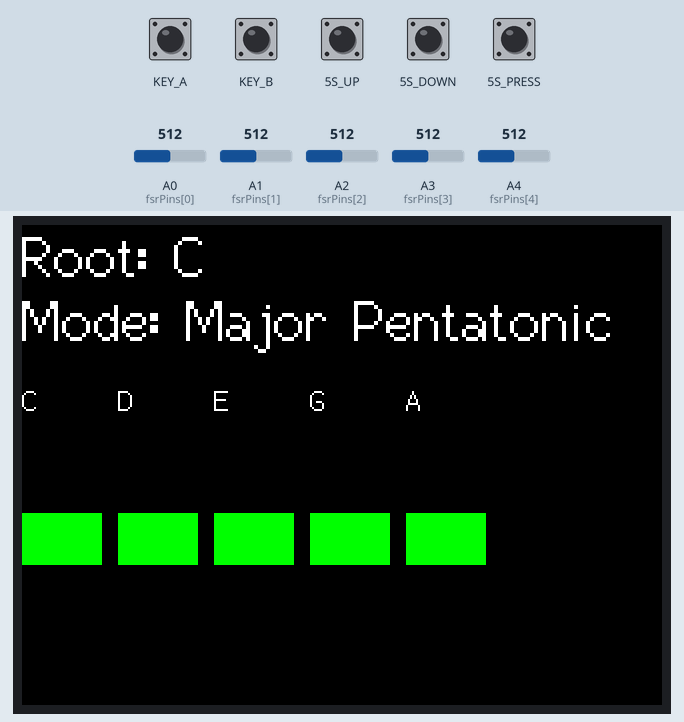
This sketch was run on a simulated Seeed Wio Terminal. On the bench: 320×240 colour display. The inputs (shaded band) are chosen by the test bench; at power-on: 5S_DOWN, 5S_PRESS, 5S_UP, KEY_A, KEY_B HIGH, A0 (fsrPins[0]) = 512, A1 (fsrPins[1]) = 512, A2 (fsrPins[2]) = 512, A3 (fsrPins[3]) = 512, A4 (fsrPins[4]) = 512. What the sketch prints to the serial monitor is not drawn.

Above: at 1.5 s.
1.6 s: 5S_UP pulled LOW for 1 s
At 3.3 s:
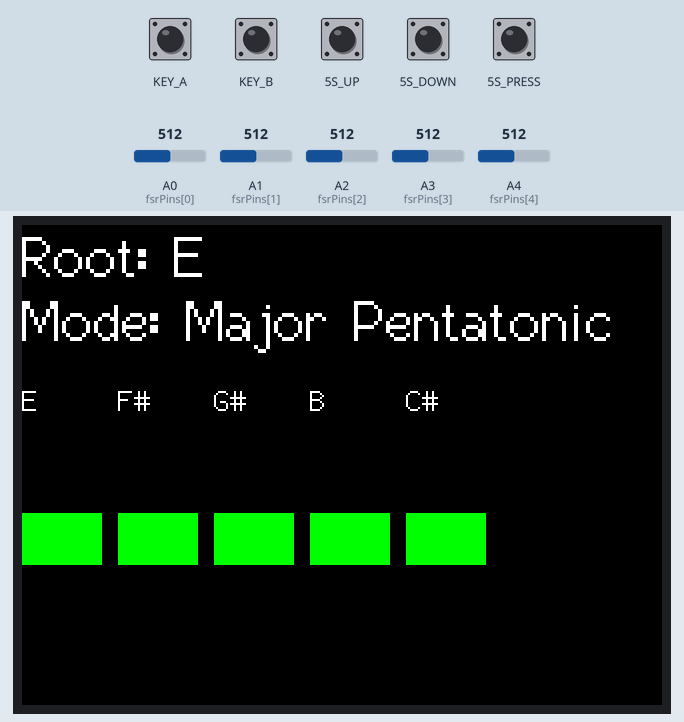
4.1 s: 5S_DOWN pulled LOW for 0.15 s
At 5.8 s:
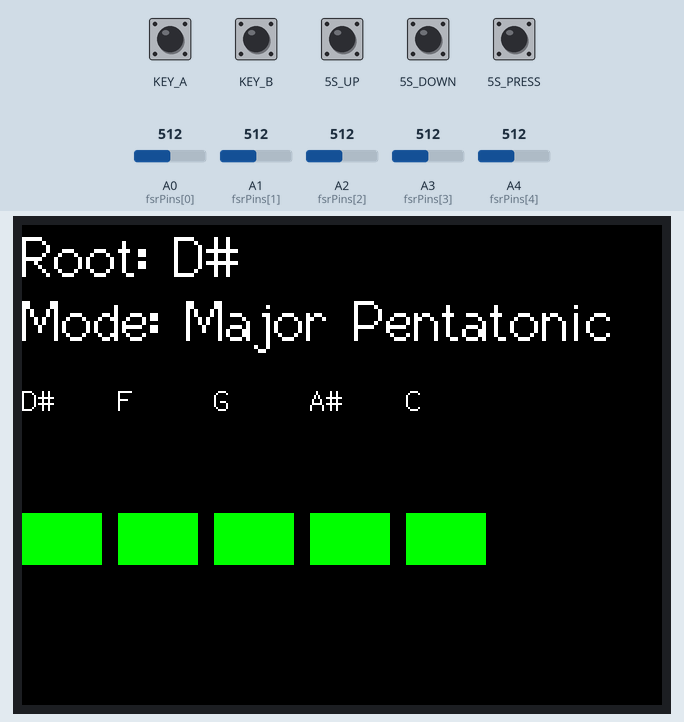
7.2 s: 5S_PRESS pulled LOW for 1 s
At 7.46 s:
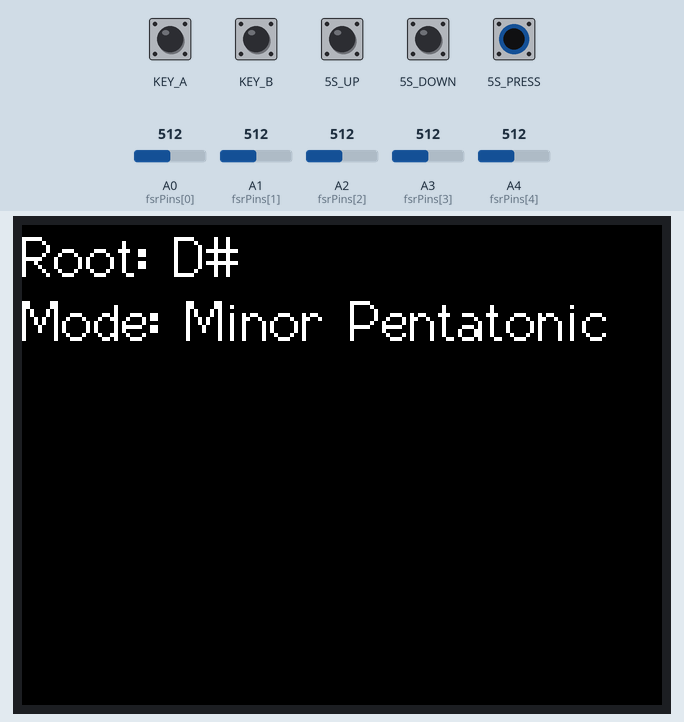
9.7 s: 5S_PRESS pulled LOW for 0.15 s
At 11.0 s:
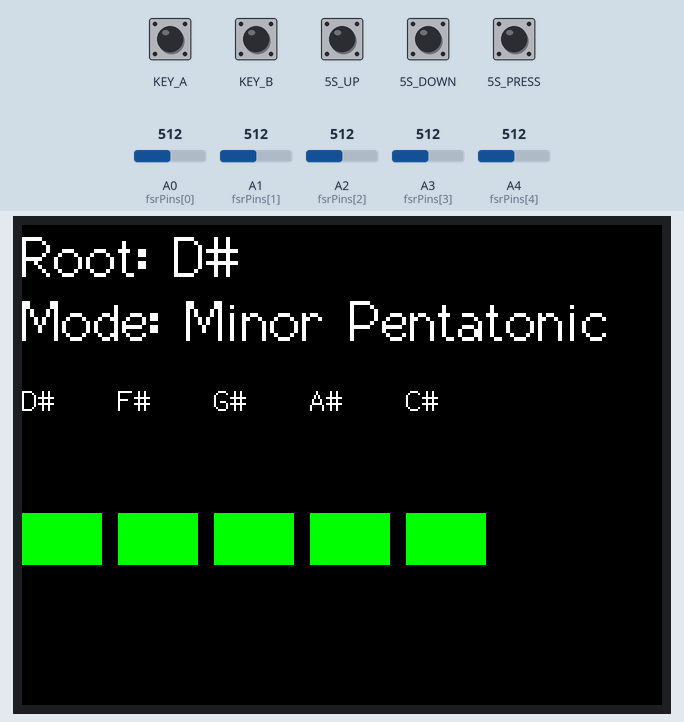
12.8 s: 5S_UP pulled LOW for 0.15 s
At 13.7 s:
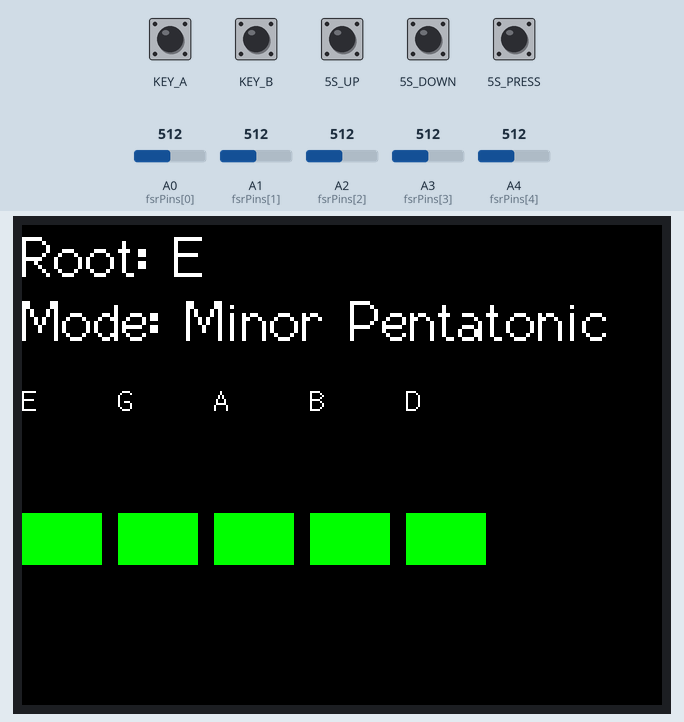
15.9 s: 5S_DOWN pulled LOW for 1 s
At 18.0 s:
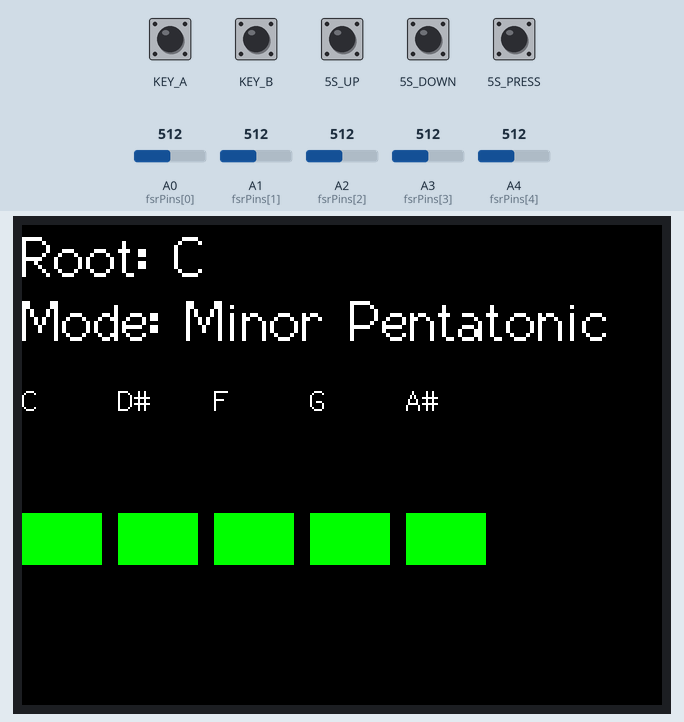
Timing chart, 0 to 17.8 s (numbered marks = the images above; inputs shaded):
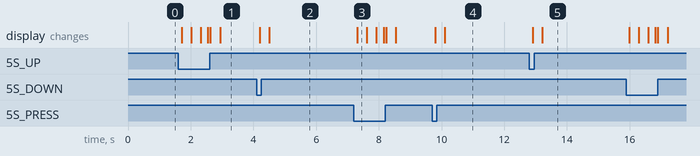

The sketch:

midiglove.ino
```cpp
#include <MIDIUSB.h>
#include <TFT_eSPI.h>

TFT_eSPI tft = TFT_eSPI();

const int fsrPins[5] = {A0, A1, A2, A3, A4};
int fsrValues[5];
bool notePlaying[5] = {false, false, false, false, false};
int noteVelocities[5] = {0, 0, 0, 0, 0};

const int rootNotes[] = {60, 61, 62, 63, 64, 65, 66, 67, 68, 68, 69, 70, 71};
int rootIndex = 0;
bool isMajor = true;
int octaveShift = 0;

const int majorPentatonic[] = {0, 2, 4, 7, 9};
const int minorPentatonic[] = {0, 3, 5, 7, 10};

const int threshold = 200;
const int deadzone = 20;

bool lastOctaveUpState = HIGH;
bool lastOctaveDownState = HIGH;

void setup() {
  Serial.begin(115200);
  tft.begin();
  tft.setRotation(3);
  tft.fillScreen(TFT_BLACK);

  pinMode(WIO_KEY_A, INPUT_PULLUP);
  pinMode(WIO_KEY_B, INPUT_PULLUP);
  pinMode(WIO_KEY_C, INPUT_PULLUP);

  pinMode(WIO_5S_UP, INPUT_PULLUP);
  pinMode(WIO_5S_DOWN, INPUT_PULLUP);
  pinMode(WIO_5S_LEFT, INPUT_PULLUP);
  pinMode(WIO_5S_RIGHT, INPUT_PULLUP);
  pinMode(WIO_5S_PRESS, INPUT_PULLUP);

  updateDisplay();
}

void loop() {

  if(digitalRead(WIO_5S_UP) == LOW){
    rootIndex = (rootIndex + 1) % 12;
    updateDisplay();
    delay(200);
  }else if(digitalRead(WIO_5S_DOWN) == LOW){
    rootIndex = (rootIndex - 1 + 12) % 12;
    updateDisplay();
    delay(200);
  }else if(digitalRead(WIO_5S_PRESS) == LOW){
    isMajor = !isMajor;
    updateDisplay();
    delay(200);
  }

  if(digitalRead(WIO_KEY_A) == LOW && lastOctaveUpState == HIGH){
      octaveShift = constrain(octaveShift + 12, -24, 24);
      Serial.println("Octave Up");
  }
  lastOctaveUpState = digitalRead(WIO_KEY_A);

  if (digitalRead(WIO_KEY_B) == LOW && lastOctaveDownState == HIGH) {
    octaveShift = constrain(octaveShift - 12, -24, 24);  // Shift down by an octave (12 semitones)
    Serial.println("Octave down");
  }
  lastOctaveDownState = digitalRead(WIO_KEY_B);


  for(int i = 0; i < 5; i++){
    fsrValues[i] = analogRead(fsrPins[i]);
    Serial.print("FSR ");
    Serial.print(i);
    Serial.print(" Value: ");
    Serial.println(fsrValues[i]);
  }


  const int* scale = isMajor ? majorPentatonic : minorPentatonic;
  for(int i = 0; i < 5; i++){

    int note = rootNotes[rootIndex] + scale[i] + octaveShift;


    if(fsrValues[i] > threshold + deadzone){
      if(!notePlaying[i]){
        int velocity = map(fsrValues[i], threshold, 500, 0, 127);
        velocity = constrain(velocity, 0, 127);
        noteVelocities[i] = velocity;
        Serial.print("Calculated Velocity: "); // Add this line to debug
        Serial.println(velocity);

        midiEventPacket_t noteOn = {0x09, 0x90, note, velocity};
        MidiUSB.sendMIDI(noteOn);
        MidiUSB.flush();
        notePlaying[i] = true;
        Serial.print("Note on: ");
        Serial.println(note);
      }
    } else if(fsrValues[i] <= threshold && notePlaying[i]){
        midiEventPacket_t noteOff = {0x09, 0x80, note, 0};
        MidiUSB.sendMIDI(noteOff);
        MidiUSB.flush();
        notePlaying[i] = false;
        Serial.print("Note off: ");
        Serial.println(note);
    }
  }

  MidiUSB.read();
  drawVelocity();
}

void updateDisplay(){
  tft.fillScreen(TFT_BLACK);
  tft.setCursor(0, 0, 2);
  tft.setTextColor(TFT_WHITE);
  tft.setTextSize(2);

  tft.print("Root: ");
  tft.println(noteToString(rootNotes[rootIndex]));

  tft.print("Mode: ");
  tft.println(isMajor ? "Major Pentatonic" : "Minor Pentatonic");
}

void drawVelocity() {
  tft.setCursor(25, 100); // Position for velocity visualization
  tft.fillRect(0, 100, 240, 80, TFT_BLACK); // Clear previous visualizer

  for (int i = 0; i < 5; i++) {

    if (notePlaying[i]) {
      int velocity = map(fsrValues[i], threshold, 1023, 0, 127);
      velocity = constrain(velocity, 0, 127);
      int barHeight = map(velocity, 0, 127, 0, 70);

      tft.fillRect(i * 48, 100 + (70 - barHeight), 40, barHeight, TFT_GREEN);
    }
    tft.setCursor(i * 48, 100 - 20);
    tft.setTextColor(TFT_WHITE);
    tft.setTextSize(1);
    tft.print(noteToString(rootNotes[rootIndex] + (isMajor ? majorPentatonic[i] : minorPentatonic[i])));
  }
}

String noteToString(int note){
  const char* noteNames[] = {"C", "C#", "D", "D#", "E", "F", "F#", "G", "G#", "A", "A#", "B"};
  return noteNames[note % 12];
}
```

Measured:
- after the input at 1.6 s, the display: first changes after 0.11 s (image 1 shows a later state)
- after the input at 4.1 s, the display: first changes after 0.10 s (image 2 shows a later state)
- after the input at 7.2 s, the display: changes after 0.11 s (image 3)
- after the input at 9.7 s, the display: first changes after 0.09 s (image 4 shows a later state)
- after the input at 12.8 s, the display: first changes after 0.10 s (image 5 shows a later state)
